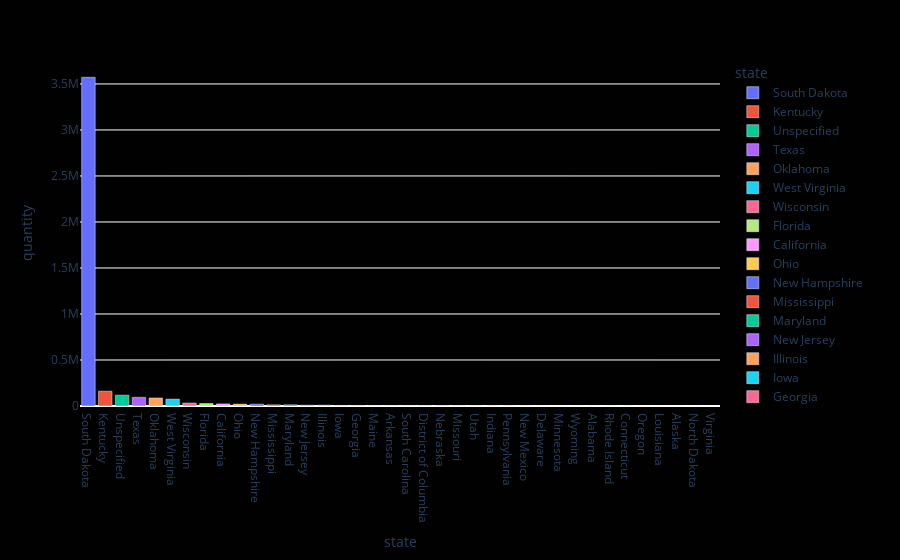

Here is the notebook cell this chart was saved with:
### Code cell
# import matplotlib.pyplot as plt

# state.plot(kind = 'bar', figsize=(10,8), width=0.6)
import plotly.express as px
fig = px.bar(state, x="state", y="quantity", color='state')
fig.update_layout({
'plot_bgcolor': 'rgba(1, 1, 1, 1)',
'paper_bgcolor': 'rgba(1, 1, 1, 1)',
})

fig.show()

### Figure 1 — Plotly figure (JSON) as saved in the notebook; plotly's stock layout.template omitted (floating-point values rounded to 4 significant figures)
{"data": [{"alignmentgroup": "True", "hovertemplate": "state=%{x}<br>quantity=%{y}<extra></extra>", "legendgroup": "South Dakota", "marker": {"color": "#636efa", "pattern": {"shape": ""}}, "name": "South Dakota", "offsetgroup": "South Dakota", "orientation": "v", "showlegend": true, "textposition": "auto", "type": "bar", "x": ["South Dakota"], "xaxis": "x", "y": [3572174], "yaxis": "y"}, {"alignmentgroup": "True", "hovertemplate": "state=%{x}<br>quantity=%{y}<extra></extra>", "legendgroup": "Kentucky", "marker": {"color": "#EF553B", "pattern": {"shape": ""}}, "name": "Kentucky", "offsetgroup": "Kentucky", "orientation": "v", "showlegend": true, "textposition": "auto", "type": "bar", "x": ["Kentucky"], "xaxis": "x", "y": [160627], "yaxis": "y"}, {"alignmentgroup": "True", "hovertemplate": "state=%{x}<br>quantity=%{y}<extra></extra>", "legendgroup": "Unspecified", "marker": {"color": "#00cc96", "pattern": {"shape": ""}}, "name": "Unspecified", "offsetgroup": "Unspecified", "orientation": "v", "showlegend": true, "textposition": "auto", "type": "bar", "x": ["Unspecified"], "xaxis": "x", "y": [117336], "yaxis": "y"}, {"alignmentgroup": "True", "hovertemplate": "state=%{x}<br>quantity=%{y}<extra></extra>", "legendgroup": "Texas", "marker": {"color": "#ab63fa", "pattern": {"shape": ""}}, "name": "Texas", "offsetgroup": "Texas", "orientation": "v", "showlegend": true, "textposition": "auto", "type": "bar", "x": ["Texas"], "xaxis": "x", "y": [94438], "yaxis": "y"}, {"alignmentgroup": "True", "hovertemplate": "state=%{x}<br>quantity=%{y}<extra></extra>", "legendgroup": "Oklahoma", "marker": {"color": "#FFA15A", "pattern": {"shape": ""}}, "name": "Oklahoma", "offsetgroup": "Oklahoma", "orientation": "v", "showlegend": true, "textposition": "auto", "type": "bar", "x": ["Oklahoma"], "xaxis": "x", "y": [87062], "yaxis": "y"}, {"alignmentgroup": "True", "hovertemplate": "state=%{x}<br>quantity=%{y}<extra></extra>", "legendgroup": "West Virginia", "marker": {"color": "#19d3f3", "pattern": {"shape": ""}}, "name": "West Virginia", "offsetgroup": "West Virginia", "orientation": "v", "showlegend": true, "textposition": "auto", "type": "bar", "x": ["West Virginia"], "xaxis": "x", "y": [74400], "yaxis": "y"}, {"alignmentgroup": "True", "hovertemplate": "state=%{x}<br>quantity=%{y}<extra></extra>", "legendgroup": "Wisconsin", "marker": {"color": "#FF6692", "pattern": {"shape": ""}}, "name": "Wisconsin", "offsetgroup": "Wisconsin", "orientation": "v", "showlegend": true, "textposition": "auto", "type": "bar", "x": ["Wisconsin"], "xaxis": "x", "y": [31580], "yaxis": "y"}, {"alignmentgroup": "True", "hovertemplate": "state=%{x}<br>quantity=%{y}<extra></extra>", "legendgroup": "Florida", "marker": {"color": "#B6E880", "pattern": {"shape": ""}}, "name": "Florida", "offsetgroup": "Florida", "orientation": "v", "showlegend": true, "textposition": "auto", "type": "bar", "x": ["Florida"], "xaxis": "x", "y": [26974], "yaxis": "y"}, {"alignmentgroup": "True", "hovertemplate": "state=%{x}<br>quantity=%{y}<extra></extra>", "legendgroup": "California", "marker": {"color": "#FF97FF", "pattern": {"shape": ""}}, "name": "California", "offsetgroup": "California", "orientation": "v", "showlegend": true, "textposition": "auto", "type": "bar", "x": ["California"], "xaxis": "x", "y": [22470], "yaxis": "y"}, {"alignmentgroup": "True", "hovertemplate": "state=%{x}<br>quantity=%{y}<extra></extra>", "legendgroup": "Ohio", "marker": {"color": "#FECB52", "pattern": {"shape": ""}}, "name": "Ohio", "offsetgroup": "Ohio", "orientation": "v", "showlegend": true, "textposition": "auto", "type": "bar", "x": ["Ohio"], "xaxis": "x", "y": [19874], "yaxis": "y"}, {"alignmentgroup": "True", "hovertemplate": "state=%{x}<br>quantity=%{y}<extra></extra>", "legendgroup": "New Hampshire", "marker": {"color": "#636efa", "pattern": {"shape": ""}}, "name": "New Hampshire", "offsetgroup": "New Hampshire", "orientation": "v", "showlegend": true, "textposition": "auto", "type": "bar", "x": ["New Hampshire"], "xaxis": "x", "y": [19614], "yaxis": "y"}, {"alignmentgroup": "True", "hovertemplate": "state=%{x}<br>quantity=%{y}<extra></extra>", "legendgroup": "Mississippi", "marker": {"color": "#EF553B", "pattern": {"shape": ""}}, "name": "Mississippi", "offsetgroup": "Mississippi", "orientation": "v", "showlegend": true, "textposition": "auto", "type": "bar", "x": ["Mississippi"], "xaxis": "x", "y": [12618], "yaxis": "y"}, {"alignmentgroup": "True", "hovertemplate": "state=%{x}<br>quantity=%{y}<extra></extra>", "legendgroup": "Maryland", "marker": {"color": "#00cc96", "pattern": {"shape": ""}}, "name": "Maryland", "offsetgroup": "Maryland", "orientation": "v", "showlegend": true, "textposition": "auto", "type": "bar", "x": ["Maryland"], "xaxis": "x", "y": [12617], "yaxis": "y"}, {"alignmentgroup": "True", "hovertemplate": "state=%{x}<br>quantity=%{y}<extra></extra>", "legendgroup": "New Jersey", "marker": {"color": "#ab63fa", "pattern": {"shape": ""}}, "name": "New Jersey", "offsetgroup": "New Jersey", "orientation": "v", "showlegend": true, "textposition": "auto", "type": "bar", "x": ["New Jersey"], "xaxis": "x", "y": [8623], "yaxis": "y"}, {"alignmentgroup": "True", "hovertemplate": "state=%{x}<br>quantity=%{y}<extra></extra>", "legendgroup": "Illinois", "marker": {"color": "#FFA15A", "pattern": {"shape": ""}}, "name": "Illinois", "offsetgroup": "Illinois", "orientation": "v", "showlegend": true, "textposition": "auto", "type": "bar", "x": ["Illinois"], "xaxis": "x", "y": [8517], "yaxis": "y"}, {"alignmentgroup": "True", "hovertemplate": "state=%{x}<br>quantity=%{y}<extra></extra>", "legendgroup": "Iowa", "marker": {"color": "#19d3f3", "pattern": {"shape": ""}}, "name": "Iowa", "offsetgroup": "Iowa", "orientation": "v", "showlegend": true, "textposition": "auto", "type": "bar", "x": ["Iowa"], "xaxis": "x", "y": [5942], "yaxis": "y"}, {"alignmentgroup": "True", "hovertemplate": "state=%{x}<br>quantity=%{y}<extra></extra>", "legendgroup": "Georgia", "marker": {"color": "#FF6692", "pattern": {"shape": ""}}, "name": "Georgia", "offsetgroup": "Georgia", "orientation": "v", "showlegend": true, "textposition": "auto", "type": "bar", "x": ["Georgia"], "xaxis": "x", "y": [5730], "yaxis": "y"}, {"alignmentgroup": "True", "hovertemplate": "state=%{x}<br>quantity=%{y}<extra></extra>", "legendgroup": "Maine", "marker": {"color": "#B6E880", "pattern": {"shape": ""}}, "name": "Maine", "offsetgroup": "Maine", "orientation": "v", "showlegend": true, "textposition": "auto", "type": "bar", "x": ["Maine"], "xaxis": "x", "y": [5422], "yaxis": "y"}, {"alignmentgroup": "True", "hovertemplate": "state=%{x}<br>quantity=%{y}<extra></extra>", "legendgroup": "Arkansas", "marker": {"color": "#FF97FF", "pattern": {"shape": ""}}, "name": "Arkansas", "offsetgroup": "Arkansas", "orientation": "v", "showlegend": true, "textposition": "auto", "type": "bar", "x": ["Arkansas"], "xaxis": "x", "y": [4731], "yaxis": "y"}, {"alignmentgroup": "True", "hovertemplate": "state=%{x}<br>quantity=%{y}<extra></extra>", "legendgroup": "South Carolina", "marker": {"color": "#FECB52", "pattern": {"shape": ""}}, "name": "South Carolina", "offsetgroup": "South Carolina", "orientation": "v", "showlegend": true, "textposition": "auto", "type": "bar", "x": ["South Carolina"], "xaxis": "x", "y": [4210], "yaxis": "y"}, {"alignmentgroup": "True", "hovertemplate": "state=%{x}<br>quantity=%{y}<extra></extra>", "legendgroup": "District of Columbia", "marker": {"color": "#636efa", "pattern": {"shape": ""}}, "name": "District of Columbia", "offsetgroup": "District of Columbia", "orientation": "v", "showlegend": true, "textposition": "auto", "type": "bar", "x": ["District of Columbia"], "xaxis": "x", "y": [3913], "yaxis": "y"}, {"alignmentgroup": "True", "hovertemplate": "state=%{x}<br>quantity=%{y}<extra></extra>", "legendgroup": "Nebraska", "marker": {"color": "#EF553B", "pattern": {"shape": ""}}, "name": "Nebraska", "offsetgroup": "Nebraska", "orientation": "v", "showlegend": true, "textposition": "auto", "type": "bar", "x": ["Nebraska"], "xaxis": "x", "y": [3368], "yaxis": "y"}, {"alignmentgroup": "True", "hovertemplate": "state=%{x}<br>quantity=%{y}<extra></extra>", "legendgroup": "Missouri", "marker": {"color": "#00cc96", "pattern": {"shape": ""}}, "name": "Missouri", "offsetgroup": "Missouri", "orientation": "v", "showlegend": true, "textposition": "auto", "type": "bar", "x": ["Missouri"], "xaxis": "x", "y": [3146], "yaxis": "y"}, {"alignmentgroup": "True", "hovertemplate": "state=%{x}<br>quantity=%{y}<extra></extra>", "legendgroup": "Utah", "marker": {"color": "#ab63fa", "pattern": {"shape": ""}}, "name": "Utah", "offsetgroup": "Utah", "orientation": "v", "showlegend": true, "textposition": "auto", "type": "bar", "x": ["Utah"], "xaxis": "x", "y": [2535], "yaxis": "y"}, {"alignmentgroup": "True", "hovertemplate": "state=%{x}<br>quantity=%{y}<extra></extra>", "legendgroup": "Indiana", "marker": {"color": "#FFA15A", "pattern": {"shape": ""}}, "name": "Indiana", "offsetgroup": "Indiana", "orientation": "v", "showlegend": true, "textposition": "auto", "type": "bar", "x": ["Indiana"], "xaxis": "x", "y": [2387], "yaxis": "y"}, {"alignmentgroup": "True", "hovertemplate": "state=%{x}<br>quantity=%{y}<extra></extra>", "legendgroup": "Pennsylvania", "marker": {"color": "#19d3f3", "pattern": {"shape": ""}}, "name": "Pennsylvania", "offsetgroup": "Pennsylvania", "orientation": "v", "showlegend": true, "textposition": "auto", "type": "bar", "x": ["Pennsylvania"], "xaxis": "x", "y": [2132], "yaxis": "y"}, {"alignmentgroup": "True", "hovertemplate": "state=%{x}<br>quantity=%{y}<extra></extra>", "legendgroup": "New Mexico", "marker": {"color": "#FF6692", "pattern": {"shape": ""}}, "name": "New Mexico", "offsetgroup": "New Mexico", "orientation": "v", "showlegend": true, "textposition": "auto", "type": "bar", "x": ["New Mexico"], "xaxis": "x", "y": [1685], "yaxis": "y"}, {"alignmentgroup": "True", "hovertemplate": "state=%{x}<br>quantity=%{y}<extra></extra>", "legendgroup": "Delaware", "marker": {"color": "#B6E880", "pattern": {"shape": ""}}, "name": "Delaware", "offsetgroup": "Delaware", "orientation": "v", "showlegend": true, "textposition": "auto", "type": "bar", "x": ["Delaware"], "xaxis": "x", "y": [1183], "yaxis": "y"}, {"alignmentgroup": "True", "hovertemplate": "state=%{x}<br>quantity=%{y}<extra></extra>", "legendgroup": "Minnesota", "marker": {"color": "#FF97FF", "pattern": {"shape": ""}}, "name": "Minnesota", "offsetgroup": "Minnesota", "orientation": "v", "showlegend": true, "textposition": "auto", "type": "bar", "x": ["Minnesota"], "xaxis": "x", "y": [888], "yaxis": "y"}, {"alignmentgroup": "True", "hovertemplate": "state=%{x}<br>quantity=%{y}<extra></extra>", "legendgroup": "Wyoming", "marker": {"color": "#FECB52", "pattern": {"shape": ""}}, "name": "Wyoming", "offsetgroup": "Wyoming", "orientation": "v", "showlegend": true, "textposition": "auto", "type": "bar", "x": ["Wyoming"], "xaxis": "x", "y": [713], "yaxis": "y"}, {"alignmentgroup": "True", "hovertemplate": "state=%{x}<br>quantity=%{y}<extra></extra>", "legendgroup": "Alabama", "marker": {"color": "#636efa", "pattern": {"shape": ""}}, "name": "Alabama", "offsetgroup": "Alabama", "orientation": "v", "showlegend": true, "textposition": "auto", "type": "bar", "x": ["Alabama"], "xaxis": "x", "y": [670], "yaxis": "y"}, {"alignmentgroup": "True", "hovertemplate": "state=%{x}<br>quantity=%{y}<extra></extra>", "legendgroup": "Rhode Island", "marker": {"color": "#EF553B", "pattern": {"shape": ""}}, "name": "Rhode Island", "offsetgroup": "Rhode Island", "orientation": "v", "showlegend": true, "textposition": "auto", "type": "bar", "x": ["Rhode Island"], "xaxis": "x", "y": [594], "yaxis": "y"}, {"alignmentgroup": "True", "hovertemplate": "state=%{x}<br>quantity=%{y}<extra></extra>", "legendgroup": "Connecticut", "marker": {"color": "#00cc96", "pattern": {"shape": ""}}, "name": "Connecticut", "offsetgroup": "Connecticut", "orientation": "v", "showlegend": true, "textposition": "auto", "type": "bar", "x": ["Connecticut"], "xaxis": "x", "y": [497], "yaxis": "y"}, {"alignmentgroup": "True", "hovertemplate": "state=%{x}<br>quantity=%{y}<extra></extra>", "legendgroup": "Oregon", "marker": {"color": "#ab63fa", "pattern": {"shape": ""}}, "name": "Oregon", "offsetgroup": "Oregon", "orientation": "v", "showlegend": true, "textposition": "auto", "type": "bar", "x": ["Oregon"], "xaxis": "x", "y": [336], "yaxis": "y"}, {"alignmentgroup": "True", "hovertemplate": "state=%{x}<br>quantity=%{y}<extra></extra>", "legendgroup": "Louisiana", "marker": {"color": "#FFA15A", "pattern": {"shape": ""}}, "name": "Louisiana", "offsetgroup": "Louisiana", "orientation": "v", "showlegend": true, "textposition": "auto", "type": "bar", "x": ["Louisiana"], "xaxis": "x", "y": [334], "yaxis": "y"}, {"alignmentgroup": "True", "hovertemplate": "state=%{x}<br>quantity=%{y}<extra></extra>", "legendgroup": "Alaska", "marker": {"color": "#19d3f3", "pattern": {"shape": ""}}, "name": "Alaska", "offsetgroup": "Alaska", "orientation": "v", "showlegend": true, "textposition": "auto", "type": "bar", "x": ["Alaska"], "xaxis": "x", "y": [332], "yaxis": "y"}, {"alignmentgroup": "True", "hovertemplate": "state=%{x}<br>quantity=%{y}<extra></extra>", "legendgroup": "North Dakota", "marker": {"color": "#FF6692", "pattern": {"shape": ""}}, "name": "North Dakota", "offsetgroup": "North Dakota", "orientation": "v", "showlegend": true, "textposition": "auto", "type": "bar", "x": ["North Dakota"], "xaxis": "x", "y": [164], "yaxis": "y"}, {"alignmentgroup": "True", "hovertemplate": "state=%{x}<br>quantity=%{y}<extra></extra>", "legendgroup": "Virginia", "marker": {"color": "#B6E880", "pattern": {"shape": ""}}, "name": "Virginia", "offsetgroup": "Virginia", "orientation": "v", "showlegend": true, "textposition": "auto", "type": "bar", "x": ["Virginia"], "xaxis": "x", "y": [68], "yaxis": "y"}], "layout": {"barmode": "relative", "legend": {"title": {"text": "state"}, "tracegroupgap": 0}, "margin": {"t": 60}, "paper_bgcolor": "rgba(1, 1, 1, 1)", "plot_bgcolor": "rgba(1, 1, 1, 1)", "xaxis": {"anchor": "y", "categoryarray": ["South Dakota", "Kentucky", "Unspecified", "Texas", "Oklahoma", "West Virginia", "Wisconsin", "Florida", "California", "Ohio", "New Hampshire", "Mississippi", "Maryland", "New Jersey", "Illinois", "Iowa", "Georgia", "Maine", "Arkansas", "South Carolina", "District of Columbia", "Nebraska", "Missouri", "Utah", "Indiana", "Pennsylvania", "New Mexico", "Delaware", "Minnesota", "Wyoming", "Alabama", "Rhode Island", "Connecticut", "Oregon", "Louisiana", "Alaska", "North Dakota", "Virginia"], "categoryorder": "array", "domain": [0, 1], "title": {"text": "state"}}, "yaxis": {"anchor": "x", "domain": [0, 1], "title": {"text": "quantity"}}}}
